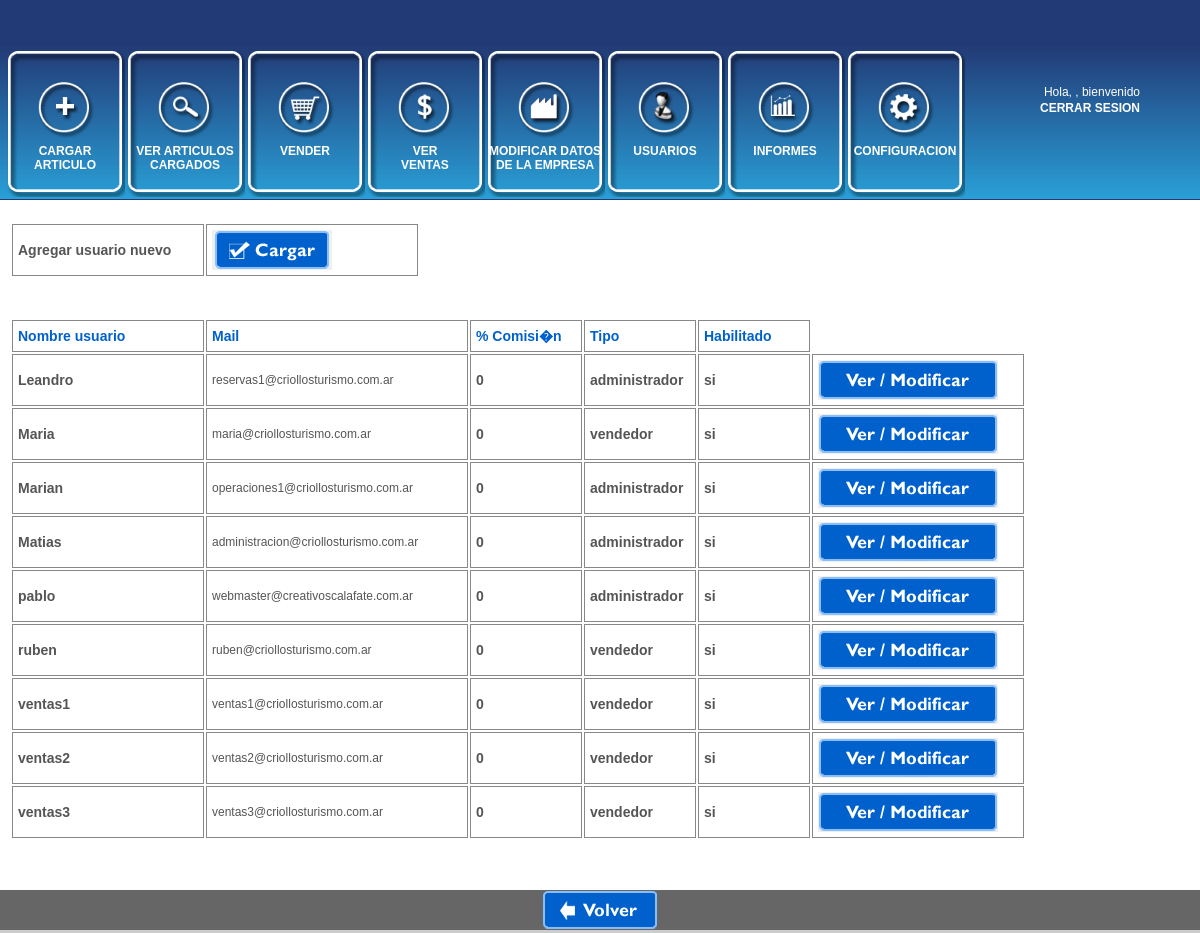
Page /utilidades/usuarios.php (signed in) on the committed database.
### tables this page shows
CREATE TABLE IF NOT EXISTS `usuario` (
  `id_usuario` int(12) NOT NULL auto_increment,
  `idd_empresa_usuario` int(12) default NULL,
  `nombre_persona_usuario` char(80) default NULL,
  `nombre_usuario` char(80) default NULL,
  `contrasena_usuario` char(80) default NULL,
  `tipo_usuario` char(80) default NULL,
  `mail_usuario` char(80) default NULL,
  `comision_usuario` tinyint(100) NOT NULL default '0',
  `habilitar_usuario` char(5) default NULL,
  PRIMARY KEY  (`id_usuario`)
);

### utilidades/usuarios.php (the view, shortened to what this page needs)
<!DOCTYPE html>
<html xmlns="http://www.w3.org/1999/xhtml">
<head lang="es">
<link href="hoja_nueva.css" type="text/css" rel="stylesheet">
</head>
<body>
<div class="global" >
<?php
include_once("encabezado.inc.php");
?>
<div style="padding:10px">
<?php
echo "<br><div style='width:180px;float:left;height:40px;border:1px solid #888888;padding:5px;margin-left:2px;margin-bottom:2px;line-height:40px'>
      <span style='font-size:14px;color:#555555'><b>Agregar usuario nuevo</b><span><br>
      </div>
	  <div style='width:200px;float:left;height:40px;border:1px solid #888888;padding:5px;margin-left:2px;margin-bottom:2px;line-height:40px'>
      <input type='button' style='cursor:pointer;width:120px;height:40px;background-image:url(imagenes/bot_cargar.png);border:0px' onclick=location.href='usuarios_cargar.php'>
      </div><div style='clear:both'></div><br><br><br>
	  ";
$sql_ar = mysql_query("select * from usuario where idd_empresa_usuario = '$_SESSION[logeo]' and tipo_usuario <> 'superadmin' order by nombre_usuario asc");
$cta_ar = mysql_num_rows($sql_ar);
echo "<div style='width:180px;float:left;height:20px;border:1px solid #888888;padding:5px;margin-left:2px;margin-bottom:2px;line-height:20px'>
      <span style='font-size:14px;color:#0061cc'><b>Nombre usuario</b><span><br>
      </div>
	  <div style='width:250px;float:left;height:20px;border:1px solid #888888;padding:5px;margin-left:2px;margin-bottom:2px;line-height:20px'>
      <span style='font-size:14px;color:#0061cc'><b> Mail </b><span><br>
      </div>
	  	  <div style='width:100px;float:left;height:20px;border:1px solid #888888;padding:5px;margin-left:2px;margin-bottom:2px;line-height:20px'>
      <span style='font-size:14px;color:#0061cc'><b>% Comisi�n</b><span><br>
      </div>
	  <div style='width:100px;float:left;height:20px;border:1px solid #888888;padding:5px;margin-left:2px;margin-bottom:2px;line-height:20px'>
      <span style='font-size:14px;color:#0061cc'><b>Tipo</b><span><br>
      </div>
	  <div style='width:100px;float:left;height:20px;border:1px solid #888888;padding:5px;margin-left:2px;margin-bottom:2px;line-height:20px'>
      <span style='font-size:14px;color:#0061cc'><b>Habilitado</b><span><br>
      </div>
      <div style='clear:both'></div>
	  ";
for($d=1;$d<=$cta_ar;$d++){
$l_ar = mysql_fetch_assoc($sql_ar);
echo "<div style='width:180px;float:left;height:40px;border:1px solid #888888;padding:5px;margin-left:2px;margin-bottom:2px;line-height:40px'>
      <span style='font-size:14px;color:#555555'><b>$l_ar[nombre_usuario]</b><span><br>
      </div>
	  <div style='width:250px;float:left;height:40px;border:1px solid #888888;padding:5px;margin-left:2px;margin-bottom:2px;line-height:40px'>
      <span style='font-size:12px;color:#555555'> $l_ar[mail_usuario] <span><br>
      </div>
	  	  <div style='width:100px;float:left;height:40px;border:1px solid #888888;padding:5px;margin-left:2px;margin-bottom:2px;line-height:40px'>
      <span style='font-size:14px;color:#555555'><b>$l_ar[comision_usuario]</b><span><br>
      </div>
	  	  	  <div style='width:100px;float:left;height:40px;border:1px solid #888888;padding:5px;margin-left:2px;margin-bottom:2px;line-height:40px'>
      <span style='font-size:14px;color:#555555'><b>$l_ar[tipo_usuario]</b><span><br>
      </div>
	  <div style='width:100px;float:left;height:40px;border:1px solid #888888;padding:5px;margin-left:2px;margin-bottom:2px;line-height:40px'>
      <span style='font-size:14px;color:#555555'><b>$l_ar[habilitar_usuario]</b><span><br>
      </div>
	  <div style='width:200px;float:left;height:40px;border:1px solid #888888;padding:5px;margin-left:2px;margin-bottom:2px;line-height:40px'>
      <input type='button' style='cursor:pointer;width:180px;height:40px;background-image:url(imagenes/bot_modificar.png);border:0px' onclick=location.href='usuario_modifica.php?id=$l_ar[id_usuario]'>
      </div><div style='clear:both'></div>
	  ";
}
?>
</div>
<div style="width:100%;text-align:center;height:40px;background-color:#666666;margin-top:40px"><a href="index.php"><img src="imagenes/bot_volver.png" title="Volver al panel"></a></div>
       </div>
</body>
</html>

### utilidades/encabezado.inc.php (shortened to what this page needs)
<?php
if(isset($_SESSION["logeo"]) && $_SESSION["tipo"]!=""){
echo "<div style='width:95%;padding-right:5px;text-align:right;color:#ffffff;font-size:12px;position:absolute;line-height:16px;margin-top:84px'>
     Hola, <span style='text-transform:uppercase'><b> $_SESSION[nombre_usuario] </b></span>, bienvenido <br>
	 <a href='login.php?cerrar=si' style='color:#ffffff;text-decoration:none'><b>CERRAR SESION</b></a>
     </div>";
}
echo "
<div class='encabezado'>
<div style='height:150px;padding-top:47px;margin-left:5px'>
<a href='paso1.php'><div style='background-image:url(imagenes/boton.png)' class='boton2'>
<div style='height:62px;margin-top:30px'> <img src='imagenes/mas.png' width=60 ></div>
<div style='height:62px;margin-top:5px'><b>CARGAR <BR> ARTICULO</b></div>
</div></a>
<a href='ver_subcategoria2.php'><div style='background-image:url(imagenes/boton.png)' class='boton2' >
<div style='height:62px;margin-top:30px'> <img src='imagenes/lupa.png' width=60 ></div>
<div style='height:62px;margin-top:5px'><b>VER ARTICULOS <br> CARGADOS</b></div>
</div></a>
<a href='vender.php'><div style='background-image:url(imagenes/boton.png)' class='boton2' >
<div style='height:62px;margin-top:30px'> <img src='imagenes/ventas1.png' width=60 ></div>
<div style='height:62px;margin-top:5px'><b>VENDER</b></div>
</div></a>
<a href='ventas.php'><div style='background-image:url(imagenes/boton.png)' class='boton2' >
<div style='height:62px;margin-top:30px'> <img src='imagenes/ventas.png' width=60 ></div>
<div style='height:62px;margin-top:5px'><b>VER  <br> VENTAS</b></div>
</div></a>
<a href='modifica_empresa.php'><div style='background-image:url(imagenes/boton.png)' class='boton2' >
<div style='height:62px;margin-top:30px'> <img src='imagenes/fabrica.png' width=60 ></div>
<div style='height:62px;margin-top:5px'><b>MODIFICAR  DATOS<br> DE LA EMPRESA</b></div>
</div></a>
<a href='usuarios.php'><div style='background-image:url(imagenes/boton.png)' class='boton2' >
<div style='height:62px;margin-top:30px'> <img src='imagenes/usuario.png' width=60 ></div>
<div style='height:62px;margin-top:5px'><b>USUARIOS</b></div>
</div></a>
<a href='informes.php'><div style='background-image:url(imagenes/boton.png)' class='boton2' >
<div style='height:62px;margin-top:30px'> <img src='imagenes/informes.png' width=60 ></div>
<div style='height:62px;margin-top:5px'><b>INFORMES</b></div>
</div></a>
<a href='configuracion.php'><div style='background-image:url(imagenes/boton.png)' class='boton2' >
<div style='height:62px;margin-top:30px'> <img src='imagenes/engranaje.png' width=60 ></div>
<div style='height:62px;margin-top:5px'><b>CONFIGURACION</b></div>
</div></a>
</div>
</div>";
?>

### utilidades/hoja_nueva.css (style rules this page uses)
a img { border:none; }
body { margin-left:0px; margin-right:0px; margin-bottom:0px; margin-top:0px; background-color:#FF99FF; font-family:arial; background-color:#cccccc; font-size:12px; color:#444444; }
a { text-decoration:none; }
.global { width:100%; background-color:#FFFFFF; }
.encabezado { width:100%; height:200px; background-image:url(imagenes/linea_encabezado.jpg); margin-bottom:0px; }
.boton2 { filter:alpha(opacity=100); opacity:1; width:120px; height:150px; float:left; text-align:center; color:#fff; }

### rows in the picture
usuario: nombre_usuario "Leandro", mail_usuario "reservas1@criollosturismo.com.ar", comision_usuario "0", tipo_usuario "administrador", habilitar_usuario "si"
usuario: nombre_usuario "Maria", mail_usuario "maria@criollosturismo.com.ar", comision_usuario "0", tipo_usuario "vendedor", habilitar_usuario "si"
usuario: nombre_usuario "Marian", mail_usuario "operaciones1@criollosturismo.com.ar", comision_usuario "0", tipo_usuario "administrador", habilitar_usuario "si"
usuario: nombre_usuario "Matias", mail_usuario "administracion@criollosturismo.com.ar", comision_usuario "0", tipo_usuario "administrador", habilitar_usuario "si"
usuario: nombre_usuario "pablo", mail_usuario "webmaster@creativoscalafate.com.ar", comision_usuario "0", tipo_usuario "administrador", habilitar_usuario "si"
usuario: nombre_usuario "ruben", mail_usuario "ruben@criollosturismo.com.ar", comision_usuario "0", tipo_usuario "vendedor", habilitar_usuario "si"
usuario: nombre_usuario "ventas1", mail_usuario "ventas1@criollosturismo.com.ar", comision_usuario "0", tipo_usuario "vendedor", habilitar_usuario "si"
usuario: nombre_usuario "ventas2", mail_usuario "ventas2@criollosturismo.com.ar", comision_usuario "0", tipo_usuario "vendedor", habilitar_usuario "si"
usuario: nombre_usuario "ventas3", mail_usuario "ventas3@criollosturismo.com.ar", comision_usuario "0", tipo_usuario "vendedor", habilitar_usuario "si"
